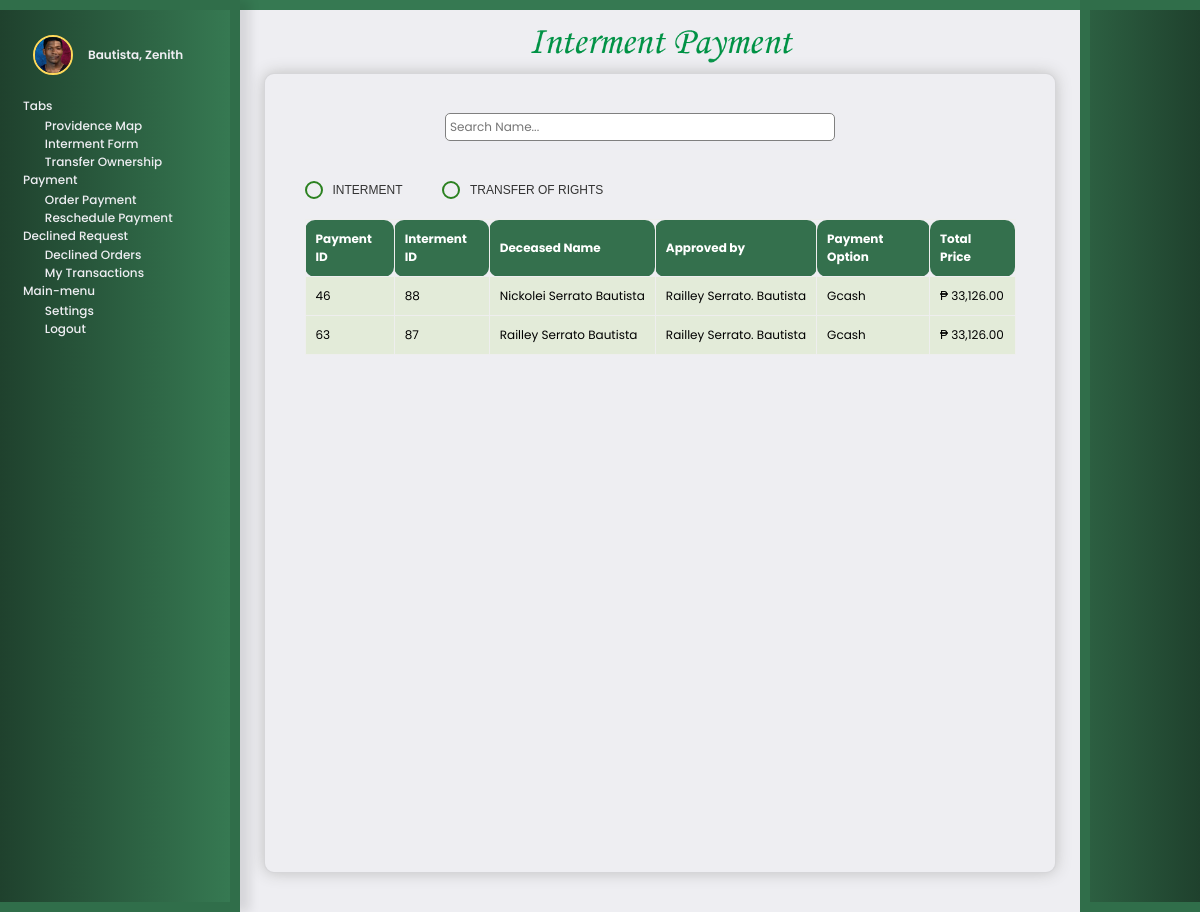
Screenshot of /customerintermentpayment.php?Id=13 with the database file from the repository.
### tables this page shows
CREATE TABLE `tbl_accounts` (
  `ACCOUNT_ID` int(11) NOT NULL,
  `NAME` varchar(50) NOT NULL,
  `EMAIL` varchar(100) NOT NULL,
  `LASTNAME` varchar(100) NOT NULL,
  `FIRSTNAME` varchar(100) NOT NULL,
  `MIDDLENAME` varchar(100) NOT NULL,
  `PASSWORD` varchar(50) NOT NULL,
  `CONTACT` varchar(50) NOT NULL,
  `ADDRESS` longtext NOT NULL,
  `POSITION` varchar(60) NOT NULL,
  `PROFILE` varchar(100) NOT NULL
);

CREATE TABLE `payment_interment` (
  `PAYMENT_ID` int(11) NOT NULL,
  `STATUS` varchar(255) NOT NULL,
  `INTERMENT_ID` int(11) NOT NULL,
  `ACCOUNT_ID` int(11) DEFAULT NULL,
  `FRONTDESK_ID` int(11) NOT NULL,
  `PAYMENT_OPTION` varchar(255) NOT NULL,
  `TOTAL_PRICE` varchar(255) NOT NULL
);

CREATE TABLE `interment_forms` (
  `INTERMENTFORM_ID` int(11) NOT NULL,
  `STATUS` varchar(255) NOT NULL,
  `ACCOUNT_ID` int(11) DEFAULT NULL,
  `LASTNAME` varchar(255) NOT NULL,
  `FIRSTNAME` varchar(255) NOT NULL,
  `MIDDLENAME` varchar(255) DEFAULT NULL,
  `DATE_OF_BIRTH` date NOT NULL,
  `DATE_OF_DEATH` date NOT NULL,
  `AGE` int(11) NOT NULL,
  `DATE_OF_INTERMENT` date NOT NULL,
  `DAY_OF_INTERMENT` varchar(20) NOT NULL,
  `DAYOFWEEK` varchar(255) NOT NULL,
  `TIME` varchar(999) NOT NULL,
  `REMAINS_TYPE` varchar(255) NOT NULL,
  `VAULT_TYPE` varchar(255) NOT NULL,
  `FILE1` varchar(255) NOT NULL,
  `FILE2` varchar(255) NOT NULL,
  `FILE3` varchar(255) NOT NULL,
  `FILE4` varchar(255) NOT NULL,
  `FILE5` varchar(255) NOT NULL,
  `FILE6` varchar(255) NOT NULL,
  `LOCATION_ID` varchar(100) NOT NULL,
  `INTERMENT_OPTION` varchar(255) NOT NULL,
  `FUNERAL_SERVICE` varchar(255) NOT NULL,
  `LENGTH` varchar(255) NOT NULL,
  `WIDTH` varchar(255) NOT NULL,
  `HEIGHT` varchar(255) NOT NULL,
  `EPITAPH` text NOT NULL,
  `SPECIAL_INSTRUCTIONS` text NOT NULL,
  `TENTRENTALNUM` int(11) DEFAULT NULL,
  `CHAIRRENTALNUM` int(11) DEFAULT NULL,
  `VIP_INTERMENT_SERVICE` varchar(255) NOT NULL,
  `INTERMENT_PRICE` varchar(255) NOT NULL,
  `CHAIR_PRICE` varchar(255) NOT NULL,
  `TENT_PRICE` varchar(255) NOT NULL,
  `PAYMENT_OPTION` varchar(255) NOT NULL,
  `ACCOUNT_NUMBER` varchar(255) NOT NULL,
  `TOTAL_PRICE` varchar(255) NOT NULL
);

### customerintermentpayment.php (the view, shortened to what this page needs)
<!DOCTYPE html>
<html>
<head>
    <link rel="stylesheet" href="customerintermentpayment.css">
    <link rel="stylesheet" href="customerintermentpayment_mediaquery.css">
    <link rel="stylesheet" href="customersidebar.css" type="text/css" />
</head>
<?php
include 'dbconnection.php';
$account_id = isset($_GET['Id']) ? intval($_GET['Id']) : 0;
if ($account_id > 0) {
    $query = "SELECT * FROM tbl_accounts WHERE ACCOUNT_ID = ?";
    $stmt = $conn->prepare($query);
    $stmt->bind_param("i", $account_id);
    $stmt->execute();
    $result = $stmt->get_result();
    if ($result->num_rows > 0) {
        $account = $result->fetch_assoc();
    } else {
        echo "Account not found.";
        exit;
    }
} else {
    echo "Invalid account ID.";
    exit;
}
?>
<div class="toggle-btn">
</div>
<body>
<?php
 include "customeraside.php";
 ?>
    <div class="internmentform">
    <h1><img src="pictures/intermentpayment.png" alt=""></h1>
<div class="detailstable">
<div class="search-bar">
        <input type="text" id="search-input" placeholder="Search Name..." onkeyup="filterTable()">
        <button type="button" onclick="filterTable()"><ion-icon name="search-outline"></ion-icon></button>
    </div>
<div class="radiotransfer">
    <label>
        <input type="radio" name="pageSelection" id="interment" onclick="navigatePage()"> INTERMENT
    </label>
    <label>
        <input type="radio" name="pageSelection" id="transferOfRights" onclick="navigatePage()"> TRANSFER OF RIGHTS
    </label>
</div>
<?php
include "dbconnection.php";
$sql = "SELECT * FROM payment_interment WHERE STATUS = 'pending' AND ACCOUNT_ID = $account_id";
$result = mysqli_query($conn, $sql);
echo "
<center>
<table border=1 id='product-table'>
    <thead>
        <tr>
            <th>Payment ID</th>
            <th>Interment ID</th>
            <th>Deceased Name</th>
            <th>Approved by</th>
            <th>Payment Option</th>
            <th>Total Price</th>
        </tr>
    </thead>
    <tbody>
";
while ($row = mysqli_fetch_assoc($result)) {
    $customerId = $row['FRONTDESK_ID'];
    $INTERMENTID = $row['INTERMENT_ID'];
    $customerNameQuery = "SELECT NAME FROM tbl_accounts WHERE ACCOUNT_ID = $customerId";
    $customerNameResult = mysqli_query($conn, $customerNameQuery);
    if ($customerNameResult) {
        $customerNameRow = mysqli_fetch_assoc($customerNameResult);
        $customerName = $customerNameRow['NAME'];
    } else {
        echo "Error fetching customer name: " . mysqli_error($conn);
        continue;
    }
    $deceasednameQuery = "SELECT LASTNAME, FIRSTNAME, MIDDLENAME FROM interment_forms WHERE INTERMENTFORM_ID = $INTERMENTID";
    $deceasednameResult = mysqli_query($conn, $deceasednameQuery);
    if ($deceasednameResult) {
        $deceasednameRow = mysqli_fetch_assoc($deceasednameResult);
        if ($deceasednameRow) {
            $fullName = $deceasednameRow['FIRSTNAME'] . ' ' . $deceasednameRow['MIDDLENAME'] . ' ' . $deceasednameRow['LASTNAME'];
        } else {
            $fullName = "No name found";
        }
    } else {
        echo "Error fetching deceased name: " . mysqli_error($conn);
        continue;
    }
    echo "
    <tr class='clickable-row' data-href='customerintermentpayment_details.php?id=" . htmlspecialchars($row['PAYMENT_ID']) . "&account_id=" .$account_id. "'>
        <td>" . htmlspecialchars($row['PAYMENT_ID']) . "</td>
        <td>" . htmlspecialchars($row['INTERMENT_ID']) . "</td>
        <td>" . htmlspecialchars($fullName) . "</td>
        <td>" . htmlspecialchars($customerName) . "</td>
        <td>" . htmlspecialchars($row['PAYMENT_OPTION']) . "</td>
        <td>₱ " . number_format($row['TOTAL_PRICE'], 2) . "</td>
    </tr>";
}
echo "
    </tbody>
</table>
</center>
";
?>
</div>
</div>
    <div class="rightbackground">
        <model-viewer id="myModelViewer" src="3dmodels/accountlogorevised.gltf" alt="A 3D model of a walking character"
            shadow-intensity="0.5" ar animation-name="animation_name" autoplay="speed: 0.5"
            class="providence3dlogo" camera-orbit="180deg 90deg 150m">
        </model-viewer>
        <model-viewer id="myModelViewer" src="3dmodels/LOTOWNERTEXT.gltf" alt="A 3D model of a walking character"
            shadow-intensity="3" ar animation-name="animation_name" autoplay="speed: 0.5"
            class="admintext3d" camera-orbit="10deg 90deg 300m" camera-controls>
        </model-viewer>
    </div>
</body>
</html>

### customeraside.php
<aside class="sidebar">
	<div class="logo">
    <?php
    if(empty($account['PROFILE'])) {
        $default_profile_photo = "defaultprofile.jpeg";
        echo '<img src="profilepics/' . $default_profile_photo . '" alt="logo">';
    } else {
        echo '<img src="profilepics/' . htmlspecialchars($account['PROFILE']) . '" alt="logo">';
    }
    ?>
    <h2><?php echo htmlspecialchars($account['LASTNAME'] . ', ' . $account['FIRSTNAME']); ?></h2>
    </div>
        <div class="wrapper">
		<ul class="links">
            <ul>
                <h4>Tabs</h4>
                <li>
                    <span class="material-symbols-outlined"><ion-icon name="folder-outline"></ion-icon></span>
                    <a href="customermap.php?Id=<?php echo urlencode($_GET['Id']); ?>">Providence Map</a>
                </li>
                <li>
                    <span class="material-symbols-outlined"><ion-icon name="document-outline"></ion-icon></span>
                    <a href="intermentform.php?Id=<?php echo urlencode($_GET['Id']); ?>">Interment Form</a>
                </li>
                <li>
                    <span class="material-symbols-outlined"><ion-icon name="send-outline"></ion-icon></span>
                    <a href="transferownership.php?Id=<?php echo urlencode($_GET['Id']); ?>">Transfer Ownership</a>
                </li>
                <h4>Payment</h4>
                <li>
                    <span class="material-symbols-outlined"><ion-icon name="cash-outline"></ion-icon></span>
                    <a href="customerintermentpayment.php?Id=<?php echo urlencode($_GET['Id']); ?>">Order Payment</a>
                </li>
                <li>
                    <span class="material-symbols-outlined"><ion-icon name="calendar-number-outline"></ion-icon></span>
                    <a href="customer_reschedule_intermentpayment.php?Id=<?php echo urlencode($_GET['Id']); ?>">Reschedule Payment</a>
                </li>
                <h4>Declined Request</h4>
                <li>
                    <span class="material-symbols-outlined"><ion-icon name="alert-outline"></ion-icon></span>
                    <a href="customer_declinedinterment.php?Id=<?php echo urlencode($_GET['Id']); ?>">Declined Orders</a>
                </li>
                <li>
                    <span class="material-symbols-outlined"><ion-icon name="file-tray-full-outline"></ion-icon></span>
                    <a href="customertransaction.php?Id=<?php echo urlencode($_GET['Id']); ?>">My Transactions</a>
                </li>
                <h4>Main-menu</h4>
                <li>
				<span class="material-symbols-outlined"><ion-icon name="settings-outline"></ion-icon></span>
                    <a href="accountsettings.php?Id=<?php echo urlencode($_GET['Id']); ?>">Settings</a>
                </li>
                <li class="logout-link">
				<span class="material-symbols-outlined"><ion-icon name="log-out-outline"></ion-icon></span>
                    <a href="index.php">Logout</a>
                </li>
            </ul>
        </div>
    </aside>

### customerintermentpayment_mediaquery.css (style rules this page uses)
:root { --darkgreen:#16423C; --green:#3da542; --semidarkgreen:#266529; --lightgreen:#7fd175; --black:#343131; --lightblack:#CACACA; --pureblack:#191919; --white:#eeeef2; --khaki:#FFF5E0; --yellow:#FFD95A; }
@media (max-width: 1680px) { .radiotransfer label { font-size: 16px; } }
@media (max-width: 1680px) { table { font-size: 16px; } }
@media (max-width: 1680px) { .internmentform { padding-left: 2%; padding-right: 2%; } }
@media (max-width: 1440px) { .radiotransfer label { font-size: 14px; } }
@media (max-width: 1440px) { table { font-size: 14px; } }
@media (max-width: 1440px) { .internmentform { padding-left: 2%; padding-right: 2%; } }
@media (max-width: 1280px) { .radiotransfer label { font-size: 12px; } }
@media (max-width: 1280px) { table { font-size: 12px; } }
@media (max-width: 1280px) { .internmentform { padding-left: 2%; padding-right: 2%; } }
@media (max-width: 1280px) { .search-bar input { padding: 4px; width: 50%; font-size: 12px; } }
@media (max-width: 1280px) { .search-bar button { font-size: 20px; } }

### customersidebar.css (style rules this page uses)
:root { --darkgreen:#16423C; --green:#3da542; --semidarkgreen:#266529; --lightgreen:#7fd175; --black:#343131; --lightblack:#CACACA; --pureblack:#191919; --white:#eeeef2; --khaki:#FFF5E0; --yellow:#FFD95A; }
@media (max-width: 1760px) { .logo img { width: 57px; height: 57px; } }
@media (max-width: 1760px) { .logo h2 { font-size: 16px; } }
@media (max-width: 1760px) { .sidebar .links { font-size: 16px; margin-top: 0%; } }
@media (max-width: 1600px) { .logo img { width: 55px; height: 55px; } }
@media (max-width: 1600px) { .logo h2 { font-size: 15px; } }
@media (max-width: 1600px) { .sidebar .links { font-size: 15px; margin-top: 0%; } }
@media (max-width: 1366px) { .logo { width: 80%; } }
@media (max-width: 1366px) { .logo img { width: 45px; height: 45px; } }
@media (max-width: 1366px) { .logo h2 { font-size: 14px; } }
@media (max-width: 1366px) { .sidebar { padding-left: 0; } }
@media (max-width: 1366px) { .wrapper { width: 80%; margin-top: 5%; } }
@media (max-width: 1366px) { .sidebar .links { font-size: 14px; margin-top: 0%; padding: 0; width: 100%; } }
@media (max-width: 1366px) { .sidebar .logo { color: #eeeef2; display: flex; align-items: center; padding: 25px 10px 15px; margin-bottom: 1%; } }
@media (max-width: 1366px) { .links h4 { margin-bottom: 1%; } }
@media (max-width: 1366px) { .links li a { padding: 0%; text-align: left; } }
@media (max-width: 1366px) { .links li { padding: 0%; width: 100%; } }
@media (max-width: 1366px) { .links li span { margin-right: 1%; padding-top: 4%; padding-bottom: 4%; transition: all 0.3s ease; } }
@media (max-width: 1280px) { .logo { width: 80%; } }
@media (max-width: 1280px) { .logo img { width: 40px; height: 40px; } }
@media (max-width: 1280px) { .logo h2 { font-size: 12px; } }
@media (max-width: 1280px) { .sidebar { padding-left: 0; } }
@media (max-width: 1280px) { .wrapper { width: 80%; margin-top: 2%; } }
@media (max-width: 1280px) { .sidebar .links { font-size: 12px; margin-top: 0%; padding: 0; width: 100%; } }
@media (max-width: 1280px) { .sidebar .logo { color: #eeeef2; display: flex; align-items: center; padding: 25px 10px 15px; margin-bottom: 1%; } }
@media (max-width: 1280px) { .links h4 { margin-bottom: 1%; } }
@media (max-width: 1280px) { .links li a { padding: 0%; text-align: left; } }
@media (max-width: 1280px) { .links li { padding: 0%; width: 100%; } }
@media (max-width: 1280px) { .links li span { margin-right: 1%; padding-top: 4%; font-size: 13px; padding-bottom: 4%; transition: all 0.3s ease; } }

### rows the page displays
tbl_accounts: PROFILE (picture), LASTNAME+FIRSTNAME "Bautista, Zenith"
payment_interment: PAYMENT_ID "46", INTERMENT_ID "88", interment_forms.FIRSTNAME+MIDDLENAME+LASTNAME "Nickolei Serrato Bautista", tbl_accounts.NAME "Railley Serrato. Bautista", PAYMENT_OPTION "Gcash", TOTAL_PRICE "33,126.00"
payment_interment: PAYMENT_ID "63", INTERMENT_ID "87", interment_forms.FIRSTNAME+MIDDLENAME+LASTNAME "Railley Serrato Bautista", tbl_accounts.NAME "Railley Serrato. Bautista", PAYMENT_OPTION "Gcash", TOTAL_PRICE "33,126.00"
